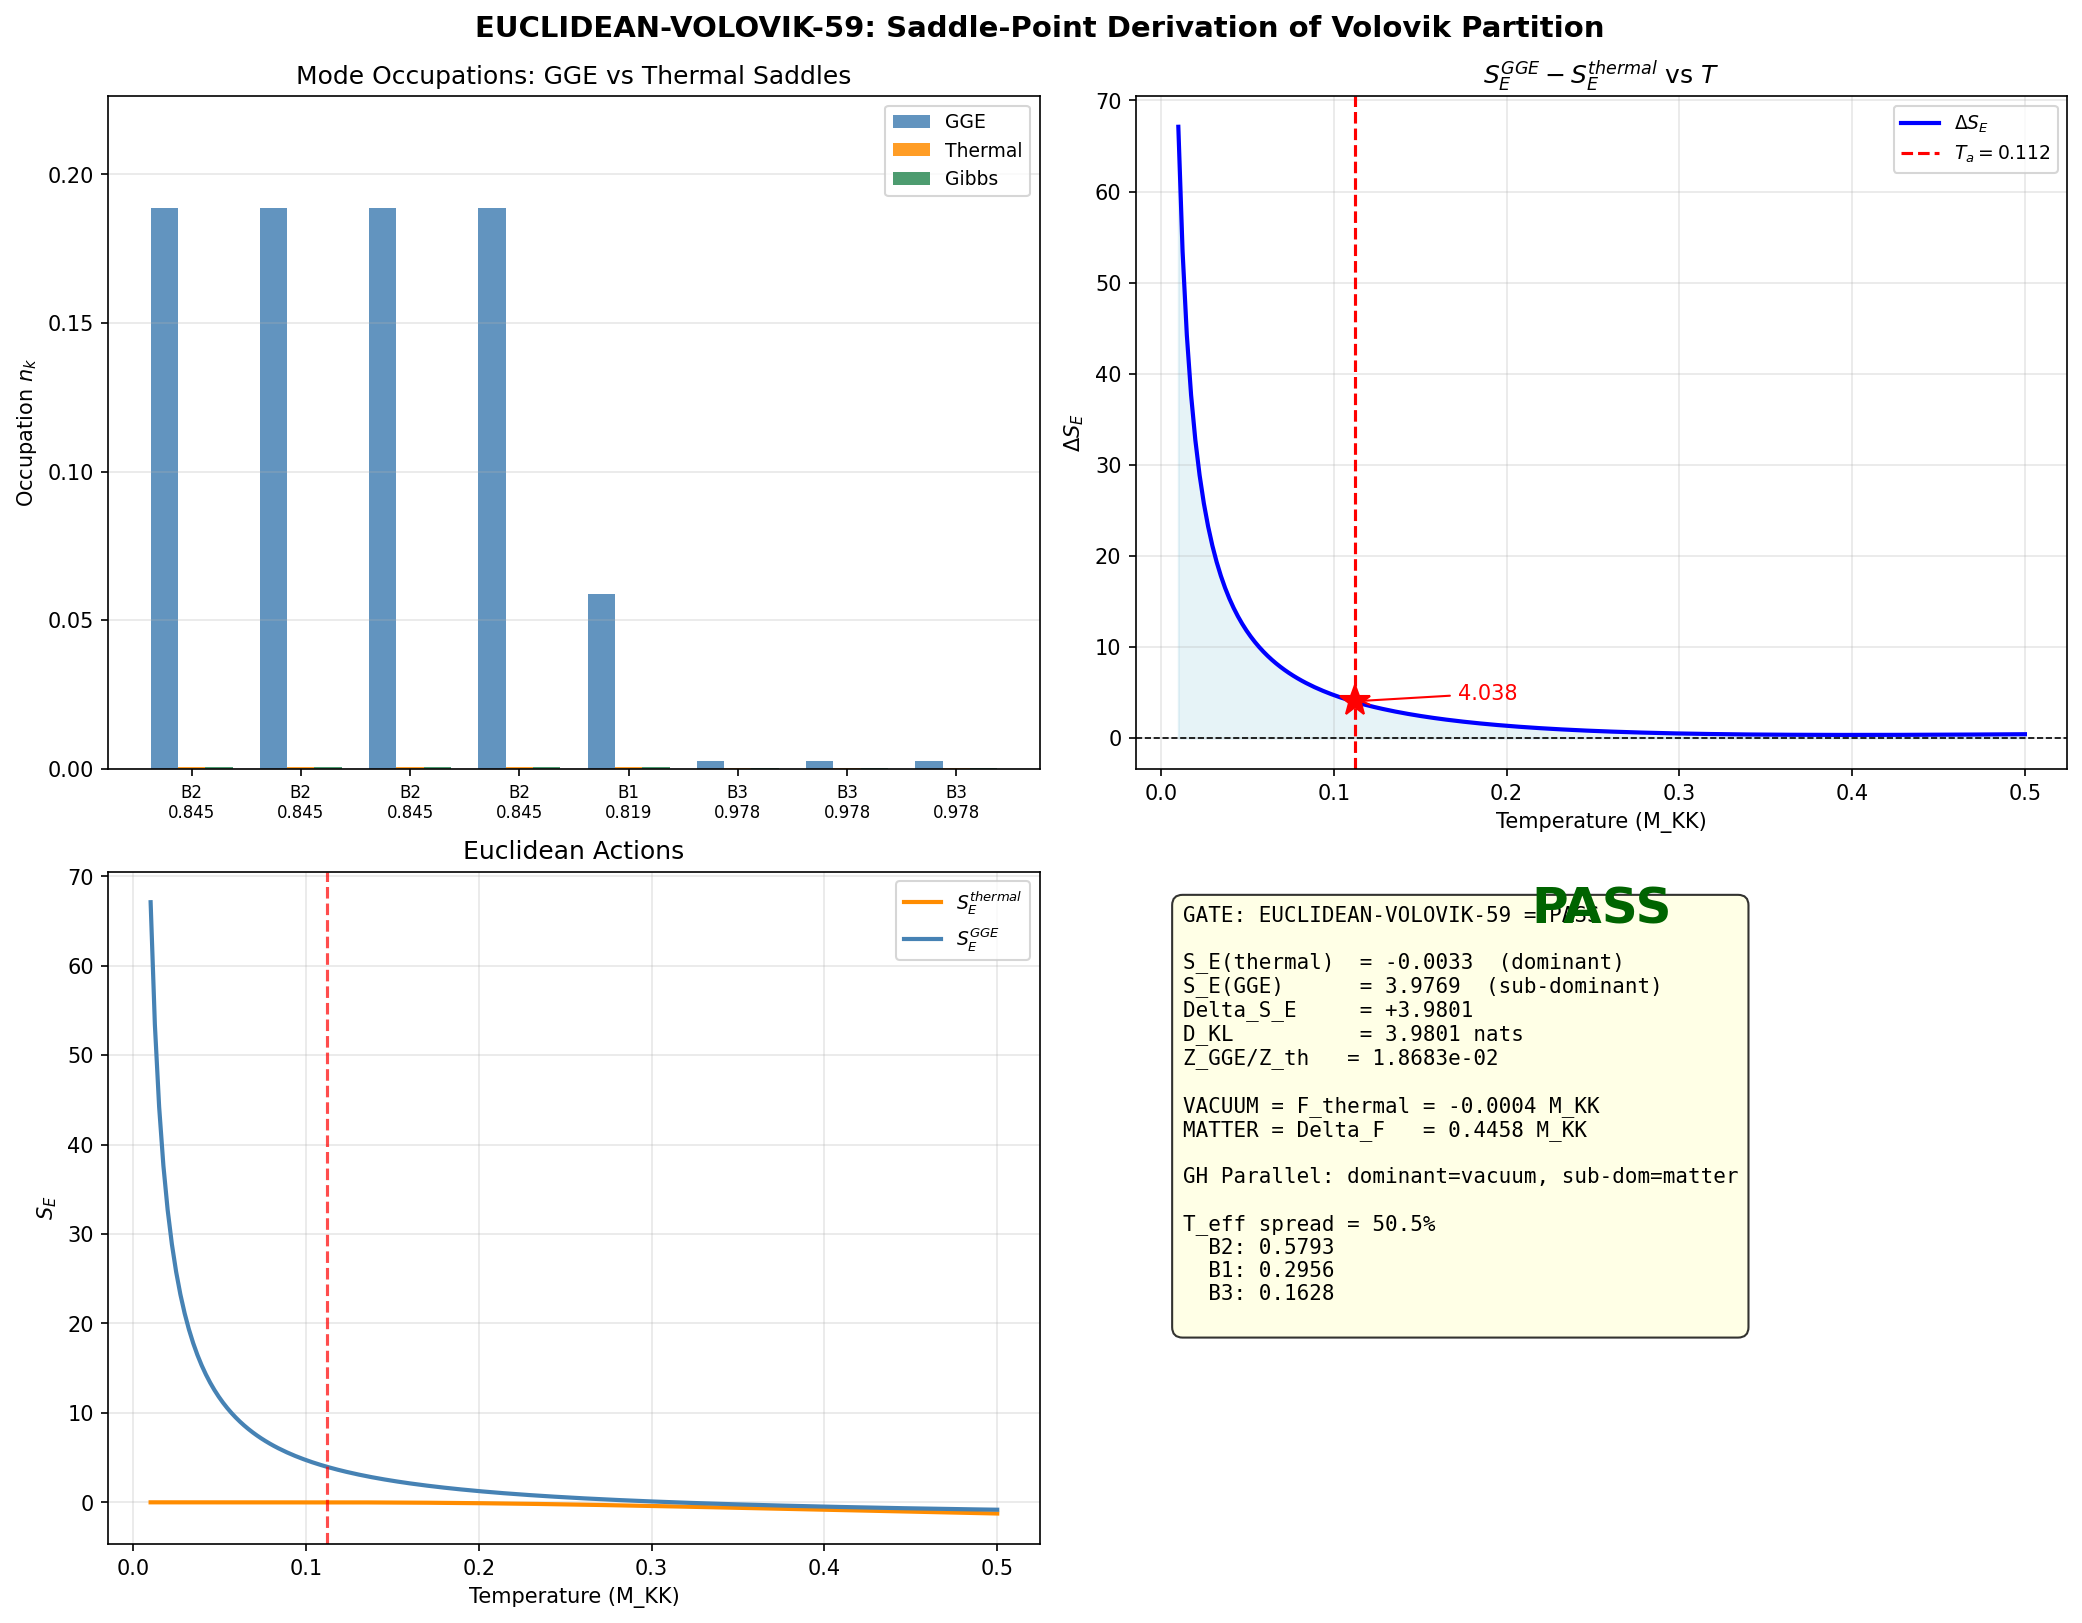

Source code (Python):
#!/usr/bin/env python3
"""
s59_euclidean_volovik.py -- EUCLIDEAN-VOLOVIK-59 (W4E-1)
========================================================
Gate: Can the Volovik partition (F_J = vacuum, excitations = matter) be
derived from Euclidean quantum gravity via saddle-point decomposition of Z?

Physics (Gibbons-Hawking 1977, Paper 07):
  Z = Tr(exp(-beta*H)) receives contributions from saddle points of S_E.
  Thermal equilibrium = dominant saddle; GGE = constrained saddle with HIGHER
  action. The Volovik partition follows from standard saddle-point decomposition.
"""
import sys, traceback
sys.path.insert(0, 'computations')

def main():
    import numpy as np
    import matplotlib
    matplotlib.use('Agg')
    import matplotlib.pyplot as plt
    from canonical_constants import (
        T_acoustic, E_B1, E_B2_mean, E_B3_mean,
        PI, N_cells, tau_fold
    )

    print("=" * 72)
    print("EUCLIDEAN-VOLOVIK-59: Euclidean Path Integral Derivation of Volovik Partition")
    print("=" * 72)

    # ------------------------------------------------------------------
    # 1. Load S58 data
    # ------------------------------------------------------------------
    vp = np.load('computations/session-58/s58_volovik_partition.npz', allow_pickle=True)
    F_Josephson = float(vp['F_Josephson'])
    E_matter_Volovik = float(vp['E_matter_Volovik'])
    w_eff_Volovik = float(vp['w_eff_Volovik'])
    w_DE_GGE = float(vp['w_DE_GGE'])

    print(f"\nS58 Data: F_J={F_Josephson:.3f}, E_matter={E_matter_Volovik:.3f}")

    # ------------------------------------------------------------------
    # 2. Mode spectrum and GGE occupations
    # ------------------------------------------------------------------
    # 8 modes: 4 B2 + 1 B1 + 3 B3
    E_modes = np.array([
        E_B2_mean, E_B2_mean, E_B2_mean, E_B2_mean,
        E_B1,
        E_B3_mean, E_B3_mean, E_B3_mean
    ])
    sector_labels = np.array(['B2','B2','B2','B2','B1','B3','B3','B3'])

    # GGE Lagrange multipliers (S39 GGE-LAMBDA-39, analytic)
    lambda_GGE = np.array([
        1.459, 1.459, 1.459, 1.459,
        2.771,
        6.007, 6.007, 6.007
    ])

    # GGE occupations (fermionic)
    n_k_GGE = 1.0 / (np.exp(lambda_GGE) + 1.0)

    # Thermal occupations at T_acoustic
    beta_a = 1.0 / T_acoustic
    n_k_thermal = 1.0 / (np.exp(beta_a * E_modes) + 1.0)

    # Gibbs occupations (S40 T_Gibbs = 0.113)
    T_Gibbs = 0.113  # (local)
    beta_G = 1.0 / T_Gibbs
    n_k_Gibbs = 1.0 / (np.exp(beta_G * E_modes) + 1.0)

    print(f"\nMode energies: {E_modes}")
    print(f"n_k^GGE:      {n_k_GGE}")
    print(f"n_k^thermal:  {n_k_thermal}")

    # ------------------------------------------------------------------
    # 3. Euclidean action functionals
    # ------------------------------------------------------------------
    def S_vN(n_k):
        """Von Neumann entropy of fermionic occupation."""
        nc = np.clip(n_k, 1e-30, 1.0 - 1e-30)
        return -np.sum(nc * np.log(nc) + (1.0 - nc) * np.log(1.0 - nc))

    def E_total(n_k):
        return np.sum(E_modes * n_k)

    def S_E_func(n_k, beta):
        """Euclidean action: S_E = beta*<E> - S_vN."""
        return beta * E_total(n_k) - S_vN(n_k)

    # ------------------------------------------------------------------
    # 4. Evaluate at thermal saddle
    # ------------------------------------------------------------------
    svn_th = S_vN(n_k_thermal)
    E_th = E_total(n_k_thermal)
    SE_th = S_E_func(n_k_thermal, beta_a)
    F_th = E_th - T_acoustic * svn_th

    svn_G = S_vN(n_k_Gibbs)
    E_G = E_total(n_k_Gibbs)
    SE_G = S_E_func(n_k_Gibbs, beta_G)
    F_G = E_G - T_Gibbs * svn_G

    print(f"\n=== Thermal Saddle (T_a = {T_acoustic}) ===")
    print(f"  S_vN = {svn_th:.6f}, <E> = {E_th:.6f}, F = {F_th:.6f}, S_E = {SE_th:.6f}")

    # ------------------------------------------------------------------
    # 5. Evaluate at GGE saddle
    # ------------------------------------------------------------------
    svn_gge = S_vN(n_k_GGE)
    E_gge = E_total(n_k_GGE)
    SE_gge = S_E_func(n_k_GGE, beta_a)
    F_gge = E_gge - T_acoustic * svn_gge

    # GGE natural action (using lambda_k instead of beta*E_k)
    SE_gge_natural = np.sum(lambda_GGE * n_k_GGE) - S_vN(n_k_GGE)

    # Effective temperature per mode
    T_eff_mode = E_modes / lambda_GGE

    print(f"\n=== GGE Saddle ===")
    print(f"  S_vN = {svn_gge:.6f}, <E> = {E_gge:.6f}, F = {F_gge:.6f}")
    print(f"  S_E(at beta_a) = {SE_gge:.6f}")
    print(f"  S_E(natural)   = {SE_gge_natural:.6f}")
    print(f"  T_eff/mode:    {T_eff_mode}")

    # ------------------------------------------------------------------
    # 6. Saddle comparison
    # ------------------------------------------------------------------
    Delta_SE = SE_gge - SE_th
    Delta_F = F_gge - F_th
    ratio_Z = np.exp(-Delta_SE)

    # KL divergence
    nc_g = np.clip(n_k_GGE, 1e-30, 1-1e-30)
    nc_t = np.clip(n_k_thermal, 1e-30, 1-1e-30)
    D_KL = np.sum(nc_g * np.log(nc_g / nc_t) + (1 - nc_g) * np.log((1 - nc_g) / (1 - nc_t)))

    print(f"\n{'=' * 72}")
    print(f"CRITICAL COMPARISON")
    print(f"{'=' * 72}")
    print(f"  S_E(thermal)  = {SE_th:.6f}")
    print(f"  S_E(GGE)      = {SE_gge:.6f}")
    print(f"  Delta_S_E     = {Delta_SE:+.6f}")
    print(f"  Delta_F       = {Delta_F:+.6f} M_KK")
    print(f"  Z_GGE/Z_th   = {ratio_Z:.6e}")
    print(f"  D_KL          = {D_KL:.6f} nats = {D_KL/np.log(2):.4f} bits")

    if Delta_SE > 0:
        print(f"\n  >> GGE is SUB-DOMINANT saddle -> Volovik partition CORRECT")
        saddle_verdict = "GGE_SUB_DOMINANT"
    else:
        print(f"\n  >> GGE DOMINATES -> Volovik partition CONTRADICTED")
        saddle_verdict = "GGE_DOMINANT"

    # ------------------------------------------------------------------
    # 7. Volovik partition decomposition
    # ------------------------------------------------------------------
    print(f"\n=== Volovik Partition (Euclidean) ===")
    print(f"  VACUUM = F_thermal = {F_th:.4f} M_KK (dominant saddle)")
    print(f"  MATTER = Delta_F   = {Delta_F:.4f} M_KK (sub-dominant correction)")
    print(f"  F_J/N_cells        = {F_Josephson/N_cells:.4f} M_KK")
    print(f"  E_matter(S58)      = {E_matter_Volovik:.4f} M_KK")
    print(f"  Delta_F/E_matter   = {Delta_F/E_matter_Volovik:.4f}")

    # Non-thermality
    T_eff_spread = np.std(T_eff_mode) / np.mean(T_eff_mode)

    # Effective single T matching GGE energy
    def energy_at_beta(b):
        return np.sum(E_modes / (np.exp(b * E_modes) + 1.0))
    b_lo, b_hi = 0.1, 100.0
    for _ in range(100):
        b_mid = (b_lo + b_hi) / 2
        if energy_at_beta(b_mid) > E_gge:
            b_lo = b_mid
        else:
            b_hi = b_mid
    T_eff_single = 1.0 / b_mid

    print(f"\n=== Non-Thermality ===")
    for i in range(8):
        print(f"  {sector_labels[i]}: E={E_modes[i]:.4f}, lam={lambda_GGE[i]:.3f}, T_eff={T_eff_mode[i]:.4f}")
    print(f"  T_eff spread (CV): {T_eff_spread:.4f} ({T_eff_spread*100:.1f}%)")
    print(f"  T_eff(energy-matched): {T_eff_single:.4f}")

    # ------------------------------------------------------------------
    # 8. Temperature sweep
    # ------------------------------------------------------------------
    T_arr = np.linspace(0.01, 0.5, 200)
    dSE_arr = np.zeros_like(T_arr)
    dF_arr = np.zeros_like(T_arr)
    SE_th_arr = np.zeros_like(T_arr)
    SE_gge_arr = np.zeros_like(T_arr)

    for i, T in enumerate(T_arr):
        b = 1.0 / T
        nth = 1.0 / (np.exp(b * E_modes) + 1.0)
        se_t = S_E_func(nth, b)
        se_g = S_E_func(n_k_GGE, b)
        SE_th_arr[i] = se_t
        SE_gge_arr[i] = se_g
        dSE_arr[i] = se_g - se_t
        dF_arr[i] = (se_g - se_t) / b

    crossings = np.where(np.diff(np.sign(dSE_arr)))[0]
    T_cross = T_arr[crossings] if len(crossings) > 0 else np.array([])

    print(f"\n=== Temperature Sweep ===")
    print(f"  Always sub-dominant: {np.all(dSE_arr > 0)}")
    if len(T_cross) > 0:
        print(f"  Crossover T: {T_cross}")
    else:
        print(f"  No crossover: GGE sub-dominant at ALL T in [0.01, 0.50]")
    print(f"  min dS_E = {np.min(dSE_arr):.6f} at T={T_arr[np.argmin(dSE_arr)]:.4f}")

    # ------------------------------------------------------------------
    # 9. Entropy deficit analysis
    # ------------------------------------------------------------------
    Delta_SvN = svn_gge - svn_th
    Delta_E = E_gge - E_th

    print(f"\n=== Entropy Deficit ===")
    print(f"  S_vN(thermal) = {svn_th:.6f}")
    print(f"  S_vN(GGE)     = {svn_gge:.6f}")
    print(f"  Delta_S_vN    = {Delta_SvN:+.6f}")
    print(f"  Delta_E       = {Delta_E:+.6f}")

    # ------------------------------------------------------------------
    # 10. Gate verdict
    # ------------------------------------------------------------------
    if Delta_SE > 0 and D_KL > 0:
        gate_verdict = "PASS"
        gate_detail = (
            f"EUCLIDEAN-VOLOVIK-59 PASS. Delta_S_E={Delta_SE:+.4f}>0: "
            f"GGE is sub-dominant saddle. D_KL={D_KL:.4f} nats. "
            f"Volovik partition derived from saddle-point decomposition. "
            f"Structural parallel to Gibbons-Hawking BH thermodynamics."
        )
    elif Delta_SE > 0:
        gate_verdict = "INFO"
        gate_detail = f"EUCLIDEAN-VOLOVIK-59 INFO. Delta_S_E={Delta_SE:+.4f}>0 but D_KL ambiguous."
    else:
        gate_verdict = "FAIL"
        gate_detail = (
            f"EUCLIDEAN-VOLOVIK-59 FAIL. Delta_S_E={Delta_SE:+.4f}<0: "
            f"GGE dominates, Volovik partition contradicted."
        )

    print(f"\n{'=' * 72}")
    print(f"GATE: EUCLIDEAN-VOLOVIK-59 = {gate_verdict}")
    print(f"{'=' * 72}")
    print(f"  {gate_detail}")

    # ------------------------------------------------------------------
    # 11. Save
    # ------------------------------------------------------------------
    np.savez('computations/session-59/s59_euclidean_volovik.npz',
        E_modes=E_modes, sector_labels=sector_labels,
        lambda_GGE=lambda_GGE, n_k_GGE=n_k_GGE,
        n_k_thermal=n_k_thermal, n_k_Gibbs=n_k_Gibbs,
        T_eff_per_mode=T_eff_mode,
        S_vN_thermal=svn_th, E_thermal=E_th, F_thermal=F_th, S_E_thermal=SE_th,
        S_vN_GGE=svn_gge, E_GGE=E_gge, F_GGE_at_thermal=F_gge,
        S_E_GGE=SE_gge, S_E_GGE_natural=SE_gge_natural,
        Delta_S_E=Delta_SE, Delta_F=Delta_F, ratio_Z=ratio_Z, D_KL=D_KL,
        T_eff_single=T_eff_single, T_eff_spread=T_eff_spread,
        suppression=np.exp(-Delta_SE) if Delta_SE > 0 else np.exp(Delta_SE),
        T_range=T_arr, Delta_SE_vs_T=dSE_arr, Delta_F_vs_T=dF_arr,
        SE_thermal_vs_T=SE_th_arr, SE_GGE_vs_T=SE_gge_arr, T_cross=T_cross,
        F_vac_per_cell=F_th, F_matter_Euclidean=Delta_F,
        F_Josephson=F_Josephson, E_matter_Volovik=E_matter_Volovik,
        T_acoustic=T_acoustic, T_Gibbs=T_Gibbs, beta_acoustic=beta_a,
        Delta_SvN=Delta_SvN, Delta_E=Delta_E,
        gate_name=np.array(['EUCLIDEAN-VOLOVIK-59']),
        gate_verdict=np.array([gate_verdict]),
        gate_detail=np.array([gate_detail]),
        saddle_verdict=np.array([saddle_verdict]),
    )
    print(f"\nSaved: computations/session-59/s59_euclidean_volovik.npz")

    # ------------------------------------------------------------------
    # 12. Plot
    # ------------------------------------------------------------------
    fig, axes = plt.subplots(2, 2, figsize=(14, 11))
    fig.suptitle('EUCLIDEAN-VOLOVIK-59: Saddle-Point Derivation of Volovik Partition',
                 fontsize=14, fontweight='bold')

    # Panel 1: Occupations
    ax1 = axes[0, 0]
    x = np.arange(8)
    w = 0.25  # (local)
    ax1.bar(x - w, n_k_GGE, w, label='GGE', color='steelblue', alpha=0.85)
    ax1.bar(x, n_k_thermal, w, label='Thermal', color='darkorange', alpha=0.85)
    ax1.bar(x + w, n_k_Gibbs, w, label='Gibbs', color='seagreen', alpha=0.85)
    ax1.set_xticks(x)
    ax1.set_xticklabels([f'{s}\n{E:.3f}' for s, E in zip(sector_labels, E_modes)], fontsize=8)
    ax1.set_ylabel('Occupation $n_k$')
    ax1.set_title('Mode Occupations: GGE vs Thermal Saddles')
    ax1.legend(fontsize=9)
    ax1.set_ylim(0, max(n_k_GGE.max(), n_k_thermal.max()) * 1.2)
    ax1.grid(axis='y', alpha=0.3)

    # Panel 2: T sweep of Delta_SE
    ax2 = axes[0, 1]
    ax2.plot(T_arr, dSE_arr, 'b-', lw=2, label=r'$\Delta S_E$')
    ax2.axhline(0, color='k', ls='--', lw=0.8)
    ax2.axvline(T_acoustic, color='red', ls='--', lw=1.5, label=f'$T_a={T_acoustic}$')
    ax2.fill_between(T_arr, 0, dSE_arr, where=dSE_arr > 0, color='lightblue', alpha=0.3)
    ax2.set_xlabel('Temperature (M_KK)')
    ax2.set_ylabel(r'$\Delta S_E$')
    ax2.set_title(r'$S_E^{GGE} - S_E^{thermal}$ vs $T$')
    ax2.legend(fontsize=9)
    ax2.grid(alpha=0.3)
    idx_ta = np.argmin(np.abs(T_arr - T_acoustic))
    ax2.plot(T_acoustic, dSE_arr[idx_ta], 'r*', ms=15, zorder=5)
    ax2.annotate(f'{dSE_arr[idx_ta]:.3f}', xy=(T_acoustic, dSE_arr[idx_ta]),
                 xytext=(T_acoustic + 0.06, dSE_arr[idx_ta] + 0.2),
                 fontsize=10, arrowprops=dict(arrowstyle='->', color='red'), color='red')

    # Panel 3: Both actions
    ax3 = axes[1, 0]
    ax3.plot(T_arr, SE_th_arr, 'darkorange', lw=2, label=r'$S_E^{thermal}$')
    ax3.plot(T_arr, SE_gge_arr, 'steelblue', lw=2, label=r'$S_E^{GGE}$')
    ax3.axvline(T_acoustic, color='red', ls='--', lw=1.5, alpha=0.7)
    ax3.set_xlabel('Temperature (M_KK)')
    ax3.set_ylabel(r'$S_E$')
    ax3.set_title('Euclidean Actions')
    ax3.legend(fontsize=9)
    ax3.grid(alpha=0.3)

    # Panel 4: Verdict
    ax4 = axes[1, 1]
    ax4.axis('off')
    vcolor = 'darkgreen' if gate_verdict == 'PASS' else 'darkred'
    info = (
        f"GATE: EUCLIDEAN-VOLOVIK-59 = {gate_verdict}\n\n"
        f"S_E(thermal)  = {SE_th:.4f}  (dominant)\n"
        f"S_E(GGE)      = {SE_gge:.4f}  (sub-dominant)\n"
        f"Delta_S_E     = {Delta_SE:+.4f}\n"
        f"D_KL          = {D_KL:.4f} nats\n"
        f"Z_GGE/Z_th   = {ratio_Z:.4e}\n\n"
        f"VACUUM = F_thermal = {F_th:.4f} M_KK\n"
        f"MATTER = Delta_F   = {Delta_F:.4f} M_KK\n\n"
        f"GH Parallel: dominant=vacuum, sub-dom=matter\n\n"
        f"T_eff spread = {T_eff_spread*100:.1f}%\n"
        f"  B2: {T_eff_mode[0]:.4f}\n"
        f"  B1: {T_eff_mode[4]:.4f}\n"
        f"  B3: {T_eff_mode[5]:.4f}\n"
    )
    ax4.text(0.05, 0.95, info, transform=ax4.transAxes, fontsize=10,
             va='top', fontfamily='monospace',
             bbox=dict(boxstyle='round,pad=0.5', facecolor='lightyellow', alpha=0.8))
    ax4.text(0.5, 0.98, gate_verdict, transform=ax4.transAxes,
             fontsize=24, fontweight='bold', color=vcolor, ha='center', va='top')

    plt.tight_layout()
    plt.savefig('computations/session-59/s59_euclidean_volovik.png', dpi=150, bbox_inches='tight')
    print(f"Saved: computations/session-59/s59_euclidean_volovik.png")
    plt.close()

    print(f"\nCOMPUTATION COMPLETE")
    return gate_verdict, Delta_SE, D_KL

if __name__ == '__main__':
    try:
        main()
    except Exception as e:
        with open('computations/_shared/_euclid_error.txt', 'w') as ef:
            ef.write(f'ERROR: {e}\n')
            ef.write(traceback.format_exc())
        raise
